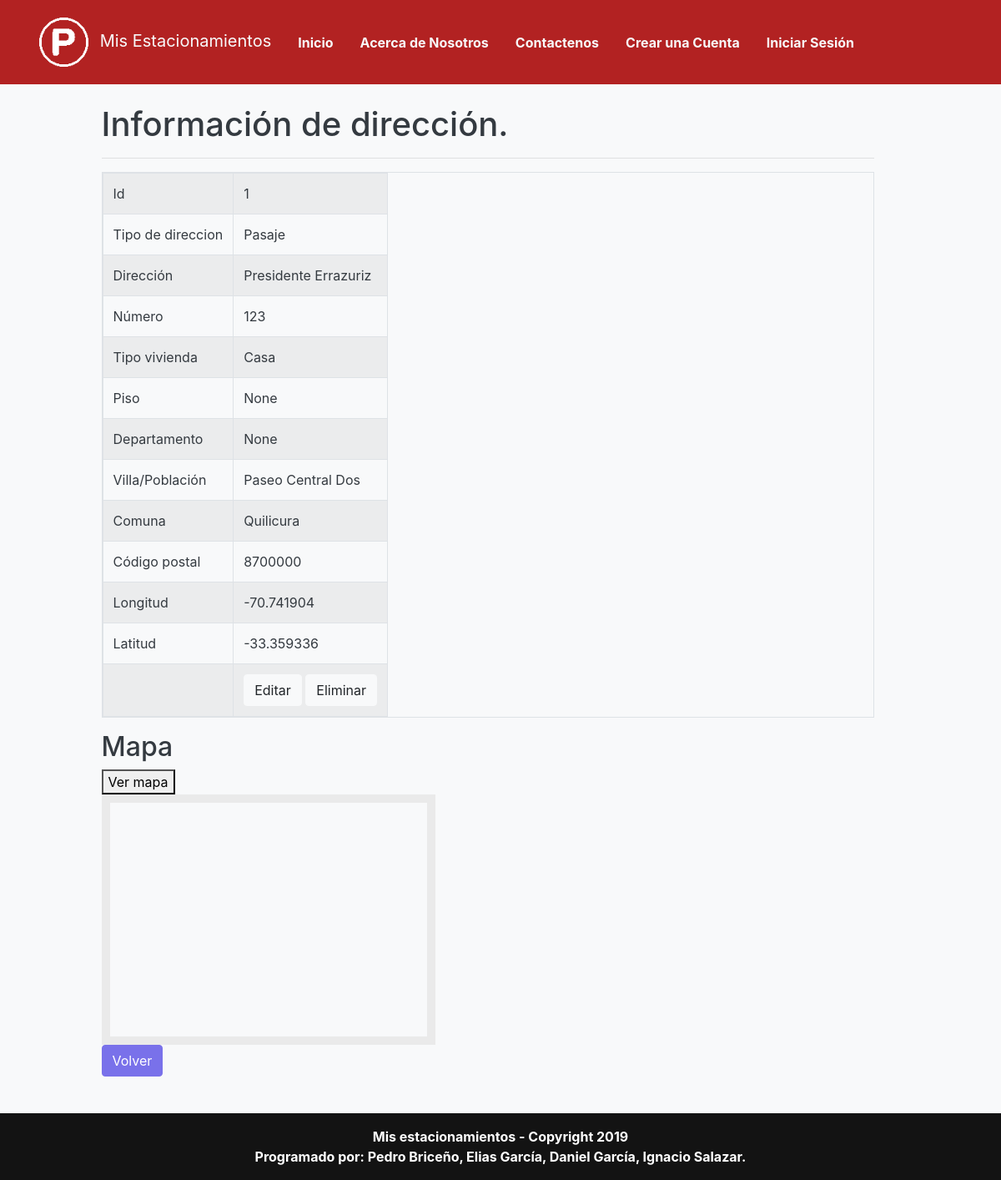
The page /ver/direccion/1 on the database its author committed.
### appMisEstacionamientos/models/direccionModels.py (models this page shows, shortened)
class Direccion(models.Model):
    tipo_direccion = models.ForeignKey(
        TipoDireccion, on_delete=models.SET_NULL, null=True, help_text='Seleccione tipo de dirección')
    direccion = models.CharField(max_length=50)
    numero = models.CharField(max_length=10, null=True, blank=True)
    tipo_vivienda = models.ForeignKey(
        TipoVivienda, on_delete=models.SET_NULL, null=True, help_text='Seleccione tipo de vivienda')
    piso = models.CharField(max_length=6, null=True, blank=True)
    departamento = models.CharField(max_length=10, null=True, blank=True)
    villa_poblacion = models.CharField(max_length=50, null=True, blank=True)
    comuna = models.ForeignKey(
        Comuna, on_delete=models.SET_NULL, null=True, help_text='Seleccione una comuna')
    codigo_postal = models.CharField(max_length=8, null=True, blank=True)
    direccionLocator = models.TextField(max_length=150, null=True, blank=True)
    longitudLocator = models.DecimalField(default=0, max_digits=9, decimal_places=6)
    latitudLocator = models.DecimalField(default=0, max_digits=8, decimal_places=6)
    usuario = models.ForeignKey(User, on_delete=models.CASCADE)
    class meta:
        ordering = ('id',)
    def get_update_url(self):
        return reverse('editarDireccion', args=[self.id])
    def get_delete_url(self):
        return reverse('eliminarDireccion', args=[self.id])

### appMisEstacionamientos/models/helperModels.py (models this page shows, shortened)
class TipoDireccion(models.Model):
    nombre = models.CharField(max_length=15)
    class Meta:
        ordering = ('nombre',)

class TipoVivienda(models.Model):
    nombre = models.CharField(max_length=20)
    class Meta:
        ordering = ('nombre',)

class Comuna(models.Model):
    nombre = models.CharField(max_length=50)
    class Meta:
        ordering = ('nombre',)

### appMisEstacionamientos/views/direccionView.py (the view)
class VerDireccion(DetailView):
    model = Direccion
    template_name = 'direccion/verDireccion.html'

### appMisEstacionamientos/templates/direccion/verDireccion.html (shortened to what this page needs)
{% extends 'template.html' %}
{% load staticfiles %}
{% block contenido %}
<h1>Información de dirección.</h1>
<hr>
<table class="table table-responsive table-bordered table-hover table-striped">
  <tbody>
    <tr>
      <td>Id</td>
      <td>{{ direccion.id }}</td>
    </tr>
    <tr>
      <td>Tipo de direccion</td>
      <td>{{ direccion.tipo_direccion.nombre }}</td>
    </tr>
    <tr>
      <td>Dirección</td>
      <td>{{ direccion.direccion }}</td>
    </tr>
    <tr>
      <td>Número</td>
      <td>{{ direccion.numero }}</td>
    </tr>
    <tr>
      <td>Tipo vivienda</td>
      <td>{{ direccion.tipo_vivienda.nombre }}</td>
    </tr>
    <tr>
      <td>Piso</td>
      <td>{{ direccion.piso }}</td>
    </tr>
    <tr>
      <td>Departamento</td>
      <td>{{ direccion.departamento }}</td>
    </tr>
    <tr>
      <td>Villa/Población</td>
      <td>{{ direccion.villa_poblacion }}</td>
    </tr>
    <tr>
      <td>Comuna</td>
      <td>{{ direccion.comuna.nombre }}</td>
    </tr>
    <tr>
      <td>Código postal</td>
      <td>{{ direccion.codigo_postal }}</td>
    </tr>
    <tr>
      <td>Longitud</td>
      <td id="longitud">{{ direccion.longitudLocator }}</td>
    </tr>
    <tr>
      <td>Latitud</td>
      <td id="latitud">{{ direccion.latitudLocator }}</td>
    </tr>
    <tr>
      <td></td>
      <td>
        <a class="btn btn-light" href="{{ direccion.get_update_url }}" role="button">Editar</a>
        <a class="btn btn-light" href="{{ direccion.get_delete_url }}" role="button">Eliminar</a>
      </td>
    </tr>
  </tbody>
</table>
{% if direccion.direccionLocator %}
<h2>Mapa</h2>
<button id="btnMapa" name="btnMapa" onclick="cargarMapa();">Ver mapa</button>
<div id='mapa' style="position:relative;
      width:400px; height:300px; border:10px solid #eaeaea;">
</div>
{% endif %}
<a class="btn btn-primary" href="{% url 'listaDeDirecciones' %}" role="button"> Volver </a></p>
{% endblock %}

### appMisEstacionamientos/templates/template.html (shortened to what this page needs)
{% load staticfiles %}
<!DOCTYPE html>
<html>
<head>
  <link rel="stylesheet" href="{% static 'css/bootstrap.min.css' %}">
  <link rel="stylesheet" href="{% static 'css/sticky-footer-navbar.css' %}">
</head>
<body class="text-dark bg-light text-justify">
  <nav class="navbar navbar-expand-lg navbar-light py-2 px-4" style="background-color: firebrick">
    <div class="container-fluid">
      <a class="navbar-brand text-light" href="{% url 'irInicio' %}">
        <img class="p-2" src="{% static 'img/parking02.png' %}" alt="" width="75" height="75" />
        Mis Estacionamientos
      </a>
      <div class="collapse navbar-collapse" id="navbar">
        <div class="navbar-nav">
          <a class="nav-link text-light mx-2 font-weight-bold" href="{% url 'irInicio' %}">Inicio</a>
          <a class="nav-link text-light mx-2 font-weight-bold" href="{% url 'acercaDe' %}">
            Acerca de Nosotros
          </a>
          <a class="nav-link text-light mx-2 font-weight-bold" href="{% url 'registrarMensaje' %}">
            Contactenos
          </a>
          {% if not request.user.is_authenticated %}
          <a class="nav-link text-light mx-2 font-weight-bold" href="{% url 'registrarUsuario' %}">
            Crear una Cuenta
          </a>
          <a class="nav-link text-light mx-2 font-weight-bold" href="{% url 'iniciarSesion' %}">
            Iniciar Sesión
          </a>
          {% endif %}
        </div>
      </div>
    </div>
  </nav>
  <div id="todoElContenido" class="container-fluid row justify-content-center">
    <div id="contenido" class="container col-12 col-lg-10 p-4 mb-4">
      {% block contenido %}
      {% endblock %}
    </div>
  </div>
  <footer class="footer">
    <span>
      <strong>
        Mis estacionamientos - Copyright 2019 <br>
        Programado por: Pedro Briceño, Elias García, Daniel García, Ignacio Salazar.
      </strong>
    </span>
  </footer>
</body>
</html>

### static/css/sticky-footer-navbar.css (style rules this page uses)
html { position: relative; min-height: 100%; }
body { margin-bottom: 60px; }
.footer { position: absolute; bottom: 0; width: 100%; height: 80px; background-color: #131313; text-align: center; color: white; display: flex; justify-content: center; align-items: center; }

### rows shown on the page
Direccion: id "1", tipo_direccion.nombre "Pasaje", direccion "Presidente Errazuriz", numero "123", tipo_vivienda.nombre "Casa", piso "None", departamento "None", villa_poblacion "Paseo Central Dos", comuna.nombre "Quilicura", codigo_postal "8700000", longitudLocator "-70.741904", latitudLocator "-33.359336"
